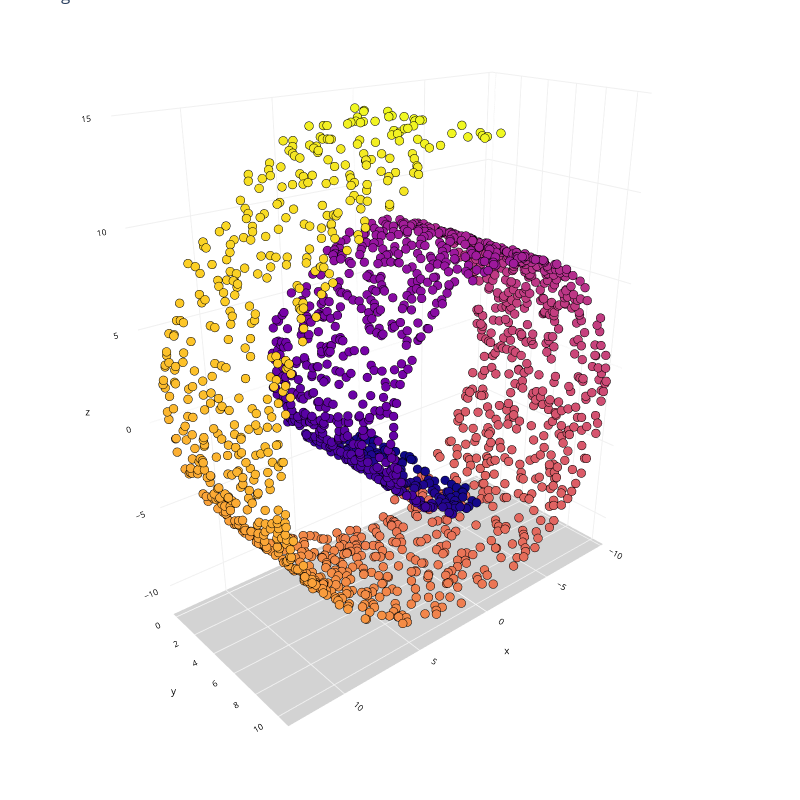

Notebook cell for this chart:
### Code cell
Plot3D(X, y, "Regular Swiss Roll")

### Figure 1 — Plotly figure (JSON) as saved in the notebook; plotly's stock layout.template omitted (floating-point values rounded to 4 significant figures; data arrays with more than 128 entries replaced by an {"elided": "..."} marker saying what was removed)
{"data": [{"hovertemplate": "x=%{x}<br>y=%{y}<br>z=%{z}<br>color=%{marker.color}<extra></extra>", "legendgroup": "", "marker": {"color": {"elided": "2000 float values"}, "coloraxis": "coloraxis", "line": {"color": "black", "width": 0.1}, "size": 3, "symbol": "circle"}, "mode": "markers", "name": "", "scene": "scene", "showlegend": false, "type": "scatter3d", "x": {"elided": "2000 float values"}, "y": {"elided": "2000 float values"}, "z": {"elided": "2000 float values"}}], "layout": {"coloraxis": {"colorbar": {"title": {"text": "color"}}, "colorscale": [[0, "#0d0887"], [0.1111, "#46039f"], [0.2222, "#7201a8"], [0.3333, "#9c179e"], [0.4444, "#bd3786"], [0.5556, "#d8576b"], [0.6667, "#ed7953"], [0.7778, "#fb9f3a"], [0.8889, "#fdca26"], [1, "#f0f921"]], "showscale": false}, "height": 800, "legend": {"orientation": "h", "tracegroupgap": 0, "x": 0.5, "xanchor": "center", "y": 0, "yanchor": "top"}, "margin": {"b": 0, "l": 0, "r": 0, "t": 0}, "scene": {"aspectmode": "auto", "aspectratio": {"x": 1.228, "y": 0.5811, "z": 1.402}, "camera": {"center": {"x": 0, "y": 0, "z": -0.1}, "eye": {"x": 1.584, "y": 1.848, "z": 1.062}, "projection": {"type": "perspective"}, "up": {"x": 0, "y": 0, "z": 1}}, "domain": {"x": [0, 1], "y": [0, 1]}, "xaxis": {"backgroundcolor": "white", "color": "black", "gridcolor": "#f0f0f0", "tickfont": {"size": 10}, "title": {"font": {"size": 10}, "text": "x"}, "type": "linear"}, "yaxis": {"backgroundcolor": "white", "color": "black", "gridcolor": "#f0f0f0", "tickfont": {"size": 10}, "title": {"font": {"size": 10}, "text": "y"}, "type": "linear"}, "zaxis": {"backgroundcolor": "lightgrey", "color": "black", "gridcolor": "#f0f0f0", "tickfont": {"size": 10}, "title": {"font": {"size": 10}, "text": "z"}, "type": "linear"}}, "showlegend": false, "title": {"text": "Regular Swiss Roll"}, "width": 800}}
